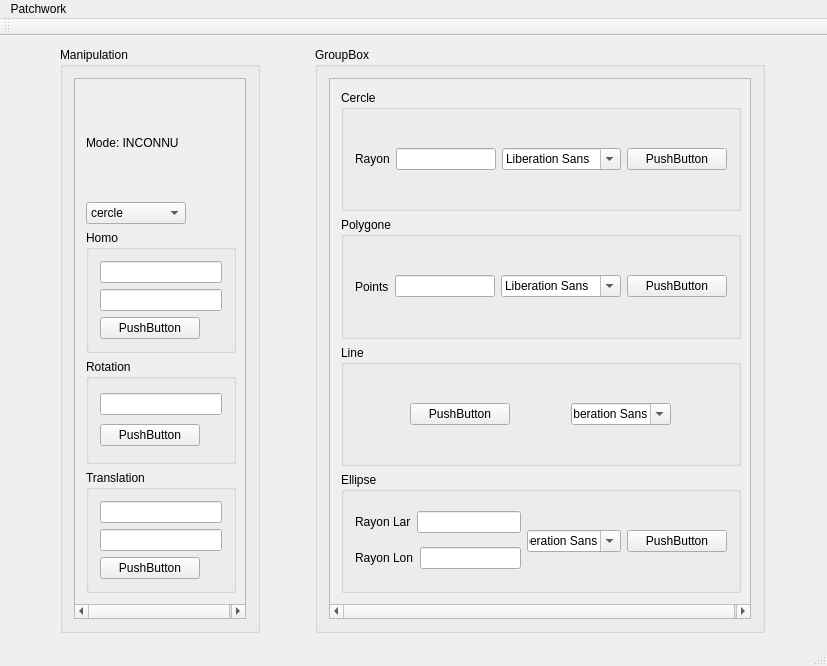
<?xml version="1.0" encoding="UTF-8"?>
<ui version="4.0">
 <class>MainWindow</class>
 <widget class="QMainWindow" name="MainWindow">
  <property name="geometry">
   <rect>
    <x>0</x>
    <y>0</y>
    <width>827</width>
    <height>666</height>
   </rect>
  </property>
  <property name="windowTitle">
   <string>MainWindow</string>
  </property>
  <widget class="QWidget" name="centralWidget">
   <layout class="QHBoxLayout" name="horizontalLayout">
    <item>
     <widget class="QGroupBox" name="groupBox_2">
      <property name="maximumSize">
       <size>
        <width>200</width>
        <height>16777215</height>
       </size>
      </property>
      <property name="title">
       <string>Manipulation</string>
      </property>
      <layout class="QVBoxLayout" name="verticalLayout">
       <item>
        <widget class="QScrollArea" name="scrollArea_2">
         <property name="widgetResizable">
          <bool>true</bool>
         </property>
         <widget class="QWidget" name="scrollAreaWidgetContents_2">
          <property name="geometry">
           <rect>
            <x>0</x>
            <y>0</y>
            <width>174</width>
            <height>548</height>
           </rect>
          </property>
          <layout class="QVBoxLayout" name="verticalLayout_6">
           <item>
            <widget class="QLabel" name="labelMode">
             <property name="text">
              <string>Mode: INCONNU</string>
             </property>
            </widget>
           </item>
           <item>
            <widget class="QComboBox" name="comboBox">
             <property name="minimumSize">
              <size>
               <width>100</width>
               <height>0</height>
              </size>
             </property>
             <property name="maximumSize">
              <size>
               <width>100</width>
               <height>16777215</height>
              </size>
             </property>
             <item>
              <property name="text">
               <string>cercle</string>
              </property>
             </item>
             <item>
              <property name="text">
               <string>ellipse</string>
              </property>
             </item>
             <item>
              <property name="text">
               <string>ligne</string>
              </property>
             </item>
             <item>
              <property name="text">
               <string>polygone</string>
              </property>
             </item>
            </widget>
           </item>
           <item>
            <widget class="QGroupBox" name="groupBoxLine_4">
             <property name="sizePolicy">
              <sizepolicy hsizetype="Expanding" vsizetype="Preferred">
               <horstretch>0</horstretch>
               <verstretch>0</verstretch>
              </sizepolicy>
             </property>
             <property name="minimumSize">
              <size>
               <width>150</width>
               <height>0</height>
              </size>
             </property>
             <property name="maximumSize">
              <size>
               <width>150</width>
               <height>16777215</height>
              </size>
             </property>
             <property name="title">
              <string>Homo</string>
             </property>
             <layout class="QVBoxLayout" name="verticalLayout_7">
              <item>
               <widget class="QLineEdit" name="lineEditHx">
                <property name="minimumSize">
                 <size>
                  <width>100</width>
                  <height>0</height>
                 </size>
                </property>
               </widget>
              </item>
              <item>
               <widget class="QLineEdit" name="lineEditHy">
                <property name="minimumSize">
                 <size>
                  <width>100</width>
                  <height>0</height>
                 </size>
                </property>
               </widget>
              </item>
              <item>
               <widget class="QPushButton" name="buttonHomo">
                <property name="minimumSize">
                 <size>
                  <width>100</width>
                  <height>0</height>
                 </size>
                </property>
                <property name="maximumSize">
                 <size>
                  <width>100</width>
                  <height>16777215</height>
                 </size>
                </property>
                <property name="text">
                 <string>PushButton</string>
                </property>
               </widget>
              </item>
             </layout>
            </widget>
           </item>
           <item>
            <widget class="QGroupBox" name="groupBoxLine_2">
             <property name="sizePolicy">
              <sizepolicy hsizetype="Expanding" vsizetype="Preferred">
               <horstretch>0</horstretch>
               <verstretch>0</verstretch>
              </sizepolicy>
             </property>
             <property name="minimumSize">
              <size>
               <width>150</width>
               <height>0</height>
              </size>
             </property>
             <property name="maximumSize">
              <size>
               <width>150</width>
               <height>16777215</height>
              </size>
             </property>
             <property name="title">
              <string>Rotation</string>
             </property>
             <layout class="QVBoxLayout" name="verticalLayout_3">
              <item>
               <widget class="QLineEdit" name="lineEditRotation">
                <property name="minimumSize">
                 <size>
                  <width>100</width>
                  <height>0</height>
                 </size>
                </property>
               </widget>
              </item>
              <item>
               <widget class="QPushButton" name="buttonRotation">
                <property name="minimumSize">
                 <size>
                  <width>100</width>
                  <height>0</height>
                 </size>
                </property>
                <property name="maximumSize">
                 <size>
                  <width>100</width>
                  <height>16777215</height>
                 </size>
                </property>
                <property name="text">
                 <string>PushButton</string>
                </property>
               </widget>
              </item>
             </layout>
            </widget>
           </item>
           <item>
            <widget class="QGroupBox" name="groupBoxLine_3">
             <property name="sizePolicy">
              <sizepolicy hsizetype="Expanding" vsizetype="Preferred">
               <horstretch>0</horstretch>
               <verstretch>0</verstretch>
              </sizepolicy>
             </property>
             <property name="minimumSize">
              <size>
               <width>150</width>
               <height>0</height>
              </size>
             </property>
             <property name="maximumSize">
              <size>
               <width>150</width>
               <height>16777215</height>
              </size>
             </property>
             <property name="title">
              <string>Translation</string>
             </property>
             <layout class="QVBoxLayout" name="verticalLayout_5">
              <item>
               <widget class="QLineEdit" name="lineEditTx">
                <property name="minimumSize">
                 <size>
                  <width>100</width>
                  <height>0</height>
                 </size>
                </property>
               </widget>
              </item>
              <item>
               <widget class="QLineEdit" name="lineEditTy">
                <property name="minimumSize">
                 <size>
                  <width>100</width>
                  <height>0</height>
                 </size>
                </property>
               </widget>
              </item>
              <item>
               <widget class="QPushButton" name="buttonTranslation">
                <property name="minimumSize">
                 <size>
                  <width>100</width>
                  <height>0</height>
                 </size>
                </property>
                <property name="maximumSize">
                 <size>
                  <width>100</width>
                  <height>16777215</height>
                 </size>
                </property>
                <property name="text">
                 <string>PushButton</string>
                </property>
               </widget>
              </item>
             </layout>
            </widget>
           </item>
          </layout>
         </widget>
        </widget>
       </item>
      </layout>
     </widget>
    </item>
    <item>
     <widget class="QGroupBox" name="groupBox">
      <property name="maximumSize">
       <size>
        <width>450</width>
        <height>16777215</height>
       </size>
      </property>
      <property name="title">
       <string>GroupBox</string>
      </property>
      <layout class="QHBoxLayout" name="horizontalLayout_6">
       <item>
        <widget class="QScrollArea" name="scrollArea">
         <property name="minimumSize">
          <size>
           <width>400</width>
           <height>0</height>
          </size>
         </property>
         <property name="maximumSize">
          <size>
           <width>500</width>
           <height>16777215</height>
          </size>
         </property>
         <property name="widgetResizable">
          <bool>true</bool>
         </property>
         <widget class="QWidget" name="scrollAreaWidgetContents">
          <property name="geometry">
           <rect>
            <x>0</x>
            <y>0</y>
            <width>424</width>
            <height>548</height>
           </rect>
          </property>
          <layout class="QVBoxLayout" name="verticalLayout_2">
           <item>
            <widget class="QGroupBox" name="groupBoxCircle">
             <property name="minimumSize">
              <size>
               <width>400</width>
               <height>0</height>
              </size>
             </property>
             <property name="maximumSize">
              <size>
               <width>400</width>
               <height>16777215</height>
              </size>
             </property>
             <property name="title">
              <string>Cercle</string>
             </property>
             <layout class="QHBoxLayout" name="horizontalLayout_2">
              <item>
               <widget class="QLabel" name="labelRayon">
                <property name="text">
                 <string>Rayon</string>
                </property>
               </widget>
              </item>
              <item>
               <widget class="QLineEdit" name="lineEditRayonCircle">
                <property name="minimumSize">
                 <size>
                  <width>100</width>
                  <height>0</height>
                 </size>
                </property>
               </widget>
              </item>
              <item>
               <widget class="QFontComboBox" name="comboColorCircle">
                <property name="minimumSize">
                 <size>
                  <width>100</width>
                  <height>0</height>
                 </size>
                </property>
               </widget>
              </item>
              <item>
               <widget class="QPushButton" name="buttonCircle">
                <property name="minimumSize">
                 <size>
                  <width>100</width>
                  <height>0</height>
                 </size>
                </property>
                <property name="maximumSize">
                 <size>
                  <width>100</width>
                  <height>16777215</height>
                 </size>
                </property>
                <property name="text">
                 <string>PushButton</string>
                </property>
               </widget>
              </item>
             </layout>
             <zorder>lineEditRayonCircle</zorder>
             <zorder>buttonCircle</zorder>
             <zorder>labelRayon</zorder>
             <zorder>comboColorCircle</zorder>
            </widget>
           </item>
           <item>
            <widget class="QGroupBox" name="groupBoxPolygone">
             <property name="minimumSize">
              <size>
               <width>400</width>
               <height>0</height>
              </size>
             </property>
             <property name="maximumSize">
              <size>
               <width>300</width>
               <height>16777215</height>
              </size>
             </property>
             <property name="title">
              <string>Polygone</string>
             </property>
             <layout class="QHBoxLayout" name="horizontalLayout_3">
              <item>
               <widget class="QLabel" name="labelPoly">
                <property name="text">
                 <string>Points</string>
                </property>
               </widget>
              </item>
              <item>
               <widget class="QLineEdit" name="lineEditPolygone">
                <property name="minimumSize">
                 <size>
                  <width>100</width>
                  <height>0</height>
                 </size>
                </property>
               </widget>
              </item>
              <item>
               <widget class="QFontComboBox" name="comboColorPolygone">
                <property name="minimumSize">
                 <size>
                  <width>100</width>
                  <height>0</height>
                 </size>
                </property>
               </widget>
              </item>
              <item>
               <widget class="QPushButton" name="buttonPolygone">
                <property name="minimumSize">
                 <size>
                  <width>100</width>
                  <height>0</height>
                 </size>
                </property>
                <property name="maximumSize">
                 <size>
                  <width>100</width>
                  <height>16777215</height>
                 </size>
                </property>
                <property name="text">
                 <string>PushButton</string>
                </property>
               </widget>
              </item>
             </layout>
            </widget>
           </item>
           <item>
            <widget class="QGroupBox" name="groupBoxLine">
             <property name="minimumSize">
              <size>
               <width>400</width>
               <height>0</height>
              </size>
             </property>
             <property name="maximumSize">
              <size>
               <width>300</width>
               <height>16777215</height>
              </size>
             </property>
             <property name="title">
              <string>Line</string>
             </property>
             <layout class="QHBoxLayout" name="horizontalLayout_4">
              <item>
               <widget class="QPushButton" name="buttonLine">
                <property name="minimumSize">
                 <size>
                  <width>100</width>
                  <height>0</height>
                 </size>
                </property>
                <property name="maximumSize">
                 <size>
                  <width>100</width>
                  <height>16777215</height>
                 </size>
                </property>
                <property name="text">
                 <string>PushButton</string>
                </property>
               </widget>
              </item>
              <item>
               <widget class="QFontComboBox" name="comboColorLine">
                <property name="minimumSize">
                 <size>
                  <width>100</width>
                  <height>0</height>
                 </size>
                </property>
                <property name="maximumSize">
                 <size>
                  <width>100</width>
                  <height>16777215</height>
                 </size>
                </property>
               </widget>
              </item>
             </layout>
            </widget>
           </item>
           <item>
            <widget class="QGroupBox" name="groupBoxEllipse">
             <property name="minimumSize">
              <size>
               <width>400</width>
               <height>0</height>
              </size>
             </property>
             <property name="maximumSize">
              <size>
               <width>300</width>
               <height>16777215</height>
              </size>
             </property>
             <property name="title">
              <string>Ellipse</string>
             </property>
             <layout class="QHBoxLayout" name="horizontalLayout_5">
              <item>
               <layout class="QVBoxLayout" name="verticalLayoutEllispse">
                <item>
                 <layout class="QHBoxLayout" name="hLayoutRlar">
                  <item>
                   <widget class="QLabel" name="labelLar">
                    <property name="text">
                     <string>Rayon Lar</string>
                    </property>
                   </widget>
                  </item>
                  <item>
                   <widget class="QLineEdit" name="lineEditRlar"/>
                  </item>
                 </layout>
                </item>
                <item>
                 <layout class="QVBoxLayout" name="verticalLayout_4">
                  <item>
                   <layout class="QHBoxLayout" name="hLayoutRlon">
                    <item>
                     <widget class="QLabel" name="labelLon">
                      <property name="text">
                       <string>Rayon Lon</string>
                      </property>
                     </widget>
                    </item>
                    <item>
                     <widget class="QLineEdit" name="lineEditRlon"/>
                    </item>
                   </layout>
                  </item>
                 </layout>
                </item>
               </layout>
              </item>
              <item>
               <widget class="QFontComboBox" name="comboColorEllipse">
                <property name="minimumSize">
                 <size>
                  <width>75</width>
                  <height>0</height>
                 </size>
                </property>
                <property name="maximumSize">
                 <size>
                  <width>100</width>
                  <height>16777215</height>
                 </size>
                </property>
               </widget>
              </item>
              <item>
               <widget class="QPushButton" name="buttonEllipse">
                <property name="minimumSize">
                 <size>
                  <width>100</width>
                  <height>0</height>
                 </size>
                </property>
                <property name="maximumSize">
                 <size>
                  <width>100</width>
                  <height>16777215</height>
                 </size>
                </property>
                <property name="text">
                 <string>PushButton</string>
                </property>
               </widget>
              </item>
             </layout>
            </widget>
           </item>
          </layout>
         </widget>
        </widget>
       </item>
      </layout>
     </widget>
    </item>
   </layout>
  </widget>
  <widget class="QMenuBar" name="menuBar">
   <property name="geometry">
    <rect>
     <x>0</x>
     <y>0</y>
     <width>827</width>
     <height>22</height>
    </rect>
   </property>
   <widget class="QMenu" name="menuPatchwork">
    <property name="title">
     <string>Patchwork</string>
    </property>
    <addaction name="actionEnvoyer_serveur"/>
   </widget>
   <addaction name="menuPatchwork"/>
  </widget>
  <widget class="QToolBar" name="mainToolBar">
   <attribute name="toolBarArea">
    <enum>TopToolBarArea</enum>
   </attribute>
   <attribute name="toolBarBreak">
    <bool>false</bool>
   </attribute>
  </widget>
  <widget class="QStatusBar" name="statusBar"/>
  <action name="actionEnvoyer_serveur">
   <property name="text">
    <string>Envoyer serveur</string>
   </property>
  </action>
 </widget>
 <layoutdefault spacing="6" margin="11"/>
 <resources/>
 <connections/>
</ui>
